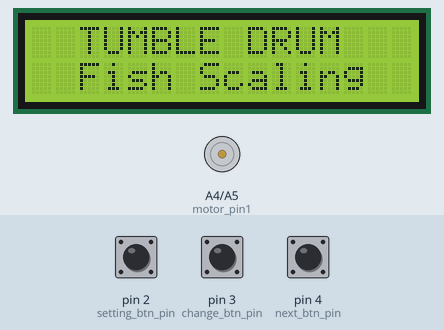
This sketch was run on a simulated Arduino Uno, built with avr-gcc and run on an emulated ATmega328P. Parts: 16×2 character LCD, motor-driver pin pairs drawn as motors (green arrow = first pin HIGH = forward, orange = second pin HIGH = backward, longer = more drive). Inputs (shaded band) come from the test bench; at power-on: pin 2 (setting_btn_pin) HIGH, pin 3 (change_btn_pin) HIGH, pin 4 (next_btn_pin) HIGH.

Above: at 1.2 s.
1.3 s: pin 2 (setting_btn_pin) pulled LOW for 0.15 s
At 2.6 s:
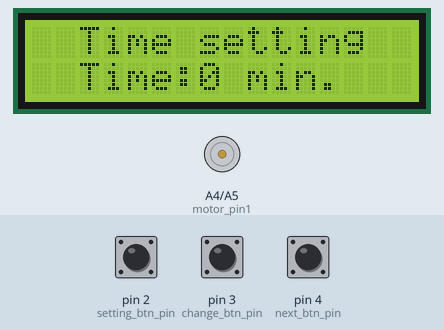
3.5 s: pin 3 (change_btn_pin) pulled LOW for 3.2 s
At 6.5 s:
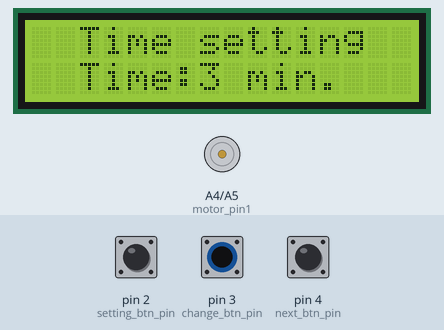
8.2 s: pin 4 (next_btn_pin) pulled LOW for 1 s
At 11.3 s:
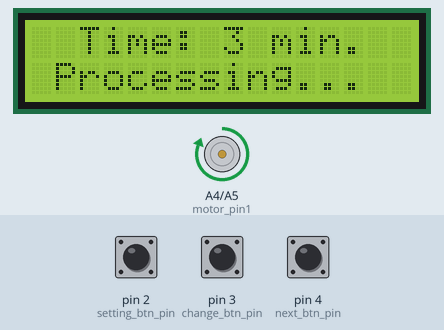
11.6 s: pin 3 (change_btn_pin) pulled LOW for 1 s
At 12.9 s:
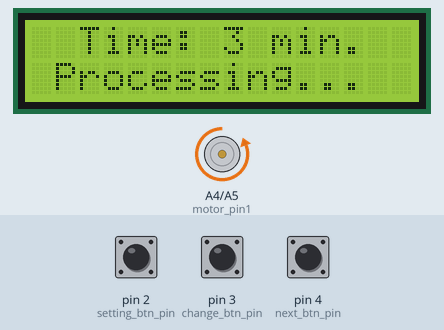
14.1 s: pin 3 (change_btn_pin) pulled LOW for 0.15 s
At 14.4 s:
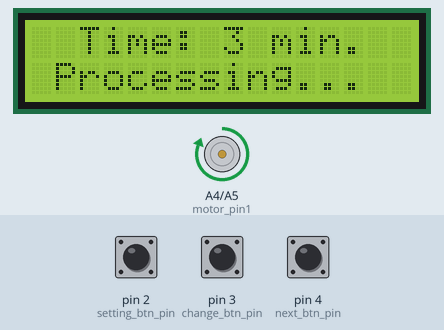
15.7 s: pin 2 (setting_btn_pin) pulled LOW for 1 s
At 16.12 s:
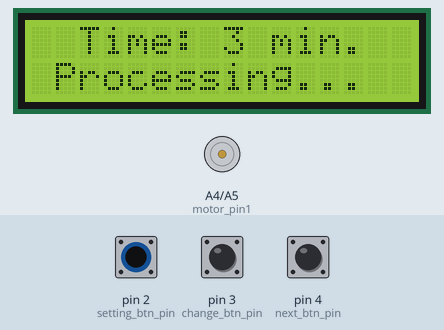
Timing chart, 0 to 18.7 s (numbered marks = the images above; inputs shaded):
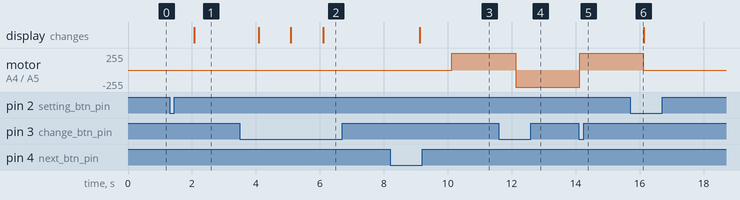

Measured:
- after the input at 1.3 s, the display: changes after 0.78 s (image 1)
- after the input at 3.5 s, the display: first changes after 0.59 s (image 2 shows a later state)
- after the input at 8.2 s, motor on A4 (motor_pin1) / A5 (motor_pin2): stopped → forward 255/255 after 1.9 s; the display: changes after 0.92 s (image 3)
- after the input at 11.6 s, motor on A4 (motor_pin1) / A5 (motor_pin2): forward 255/255 → backward 255/255 after 0.52 s
- after the input at 14.1 s, motor on A4 (motor_pin1) / A5 (motor_pin2): backward 255/255 → forward 255/255 at once
- after the input at 15.7 s, motor on A4 (motor_pin1) / A5 (motor_pin2): forward 255/255 → stopped after 0.42 s

The sketch:

VTE1604.ino
```cpp
#include "Control.h"

void setup() {
  initSystem();
  lcd.begin(16, 2);
  Serial.begin(9600);
}

void loop() {
  if(in_setting_mode) settingMode();
  inOperation();
}
```

Control.h
```cpp
#include "Display.h"

uint8_t motor_pin1 = A4, motor_pin2 = A5;
uint8_t setting_btn_pin = 2, change_btn_pin = 3, next_btn_pin = 4;

String current_setting = "";
bool in_setting_mode = false, in_operation = false;
uint8_t minutes = 0;
int count_down_sec = 0;

void startSetting() {
  in_setting_mode = true;
  count_down_sec = 0;
}

void initSystem() {
  pinMode(motor_pin1, OUTPUT);
  pinMode(motor_pin2, OUTPUT);
  pinMode(setting_btn_pin, INPUT_PULLUP);
  pinMode(change_btn_pin, INPUT_PULLUP);
  pinMode(next_btn_pin, INPUT_PULLUP);

  attachInterrupt(digitalPinToInterrupt(setting_btn_pin), startSetting, FALLING);
}

void motorControl(bool dir) {
  digitalWrite(motor_pin1, dir);
  digitalWrite(motor_pin2, !dir);
}

void motorStop() {
  digitalWrite(motor_pin1, false);
  digitalWrite(motor_pin2, false);
}

void setting() {
    lcdPrint("Time setting",  "Time:" + String(minutes) + " min.");
    if (digitalRead(change_btn_pin) == LOW) minutes += 1;
    if (minutes > 59) minutes = 0;
}

void settingMode() {
  while (true) {
    setting();
    if (digitalRead(next_btn_pin) == LOW) break;
  }
  in_setting_mode = false;
  count_down_sec = minutes * 60;
}

void inOperation() {
  if (count_down_sec > 1) {
    lcdPrint("Time: " + String(minutes) + " min.", "Processing...");
    bool clockwise = true;
    while (count_down_sec >= 1) {
      if(!digitalRead(change_btn_pin)) clockwise = !clockwise;
      motorControl(clockwise);
      count_down_sec -= 1;
      delay(1000);
    }
    motorStop();
    minutes = 0;
  }else{
    lcdPrint("TUMBLE DRUM", "Fish Scaling");
  }
}
```

Display.h
```cpp
#include <LiquidCrystal.h>
#define rs 10
#define en 12
#define d4 A0
#define d5 A1
#define d6 A2
#define d7 A3

LiquidCrystal lcd(rs, en, d4, d5, d6, d7);

// Methode to Cut String
String cutString(String str, int col) {
  return str.substring(0, col);
}

// Function to simplify the printing on LCD
void lcdPrint(String str0, String str1) {
  lcd.clear();
  const int columns = 16;
  if (str0.length() > columns) str0 = cutString(str0, columns);
  if (str1.length() > columns) str1 = cutString(str1, columns);

  int pre_space0 = int((columns - str0.length()) / 2),
      pre_space1 = int((columns - str1.length()) / 2);

  lcd.setCursor(pre_space0, 0);
  lcd.print(str0);
  lcd.setCursor(pre_space1, 1);
  lcd.print(str1);
  delay(1e3);
}
```
